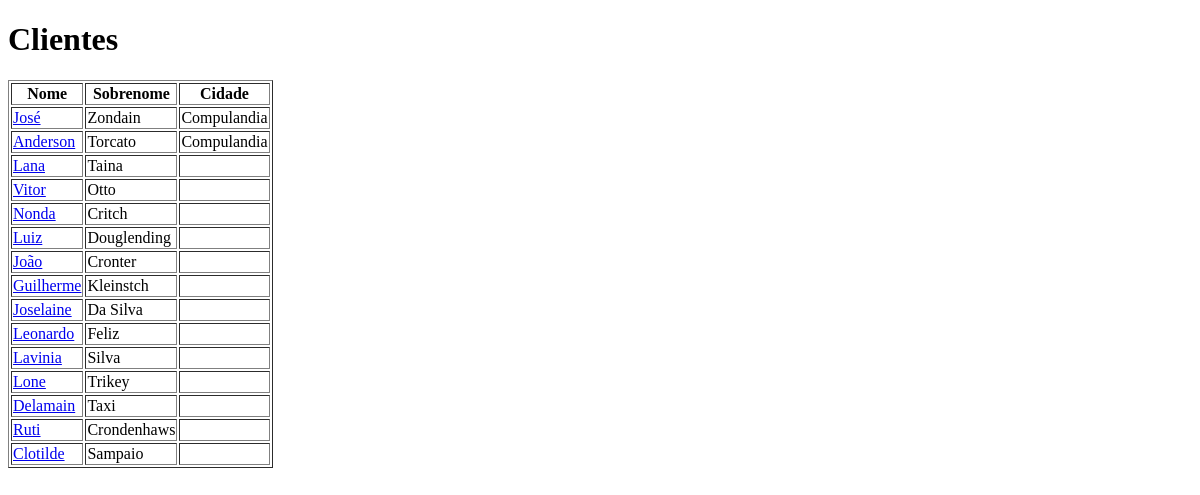
/clientes/, run on an earlier commit of the app's database.
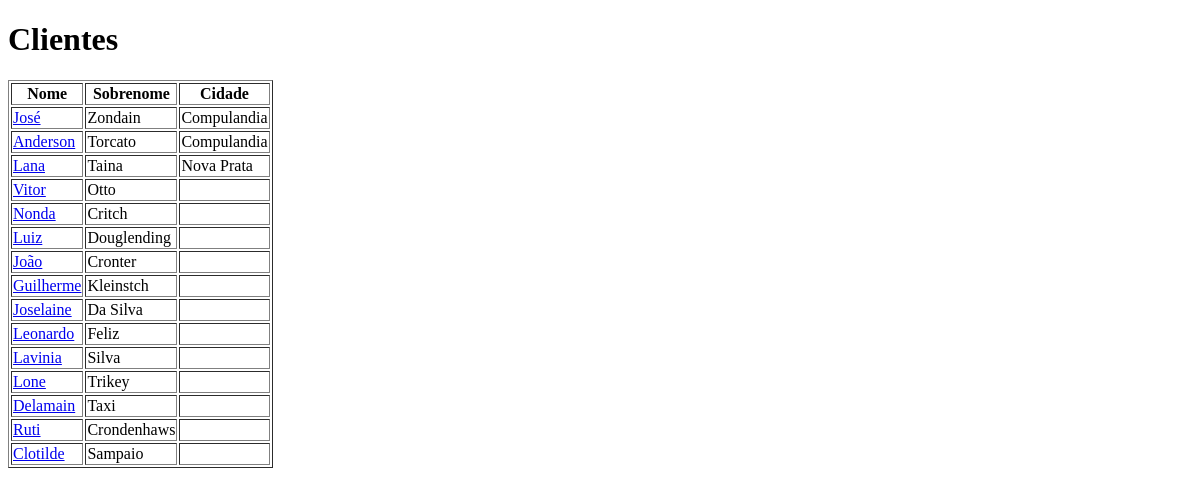
And on a later commit of the database.
### clientes/models.py (models this page shows, shortened)
class Cliente(models.Model):
    nome = models.CharField(max_length=20)
    Sobrenome = models.CharField(max_length=35)
    cpf_cliente = models.CharField(max_length=11)
    genero = models.CharField(max_length=30)
    estado_civil = models.CharField(max_length=20)
    telefone = models.CharField(max_length=11)
    email = models.EmailField()
    data_hora_cadastro = models.DateTimeField(auto_now_add=True)

class Endereco(models.Model):
    cliente = models.ForeignKey(Cliente, on_delete=models.CASCADE)
    rua = models.CharField(max_length=50)
    numero = models.CharField(max_length=10)
    complemento = models.CharField(max_length=20, blank=True, null=True)
    bairro = models.CharField(max_length=30)
    cidade = models.CharField(max_length=30)
    estado = models.CharField(max_length=2)
    cep = models.CharField(max_length=8)

### clientes/views.py (the view)
# urls.py: path("clientes/", views.lista_clientes, name="lista_clientes"),
def lista_clientes(request):
    lista_clientes = Cliente.objects.all()
    enderecos = Endereco.objects.all()
    dados = {
        'clientes': lista_clientes,
        'enderecos': enderecos
    }
    return render(request, 'lista_clientes.html', dados)

### clientes/templates/lista_clientes.html (shortened to what this page needs)
<!DOCTYPE html>
<html lang="en">
<head>
</head>
<body>
    <h1>Clientes</h1>
    <table border="1">
        <tr>
            <th>Nome</th>
            <th>Sobrenome</th>
            <th>Cidade</th>
        </tr>
        {% for cliente in clientes %}
        <tr>
            <td><a href="{% url 'detalhes_cliente' cliente.id %}"> {{ cliente.nome }} </a></td>
            <td>{{ cliente.Sobrenome }}</td>
            <td>
                {% for endereco in cliente.endereco_set.all %}
                    {{ endereco.cidade}}
                {% endfor %}
            </td>
        </tr>
        {% endfor %}
    </table>
</body>
</html>

What changed in the data, as far as the page shows it:
added Endereco: cidade "Nova Prata", shown under Cliente "Lana"
